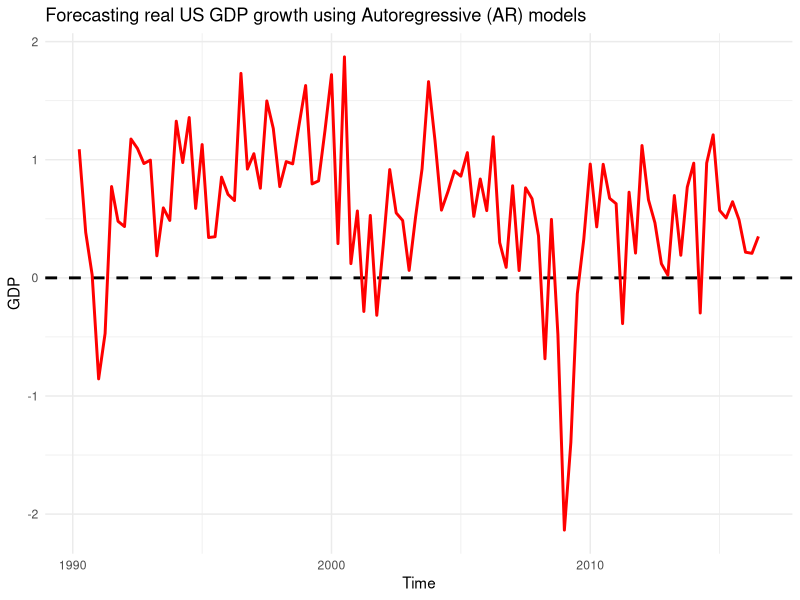
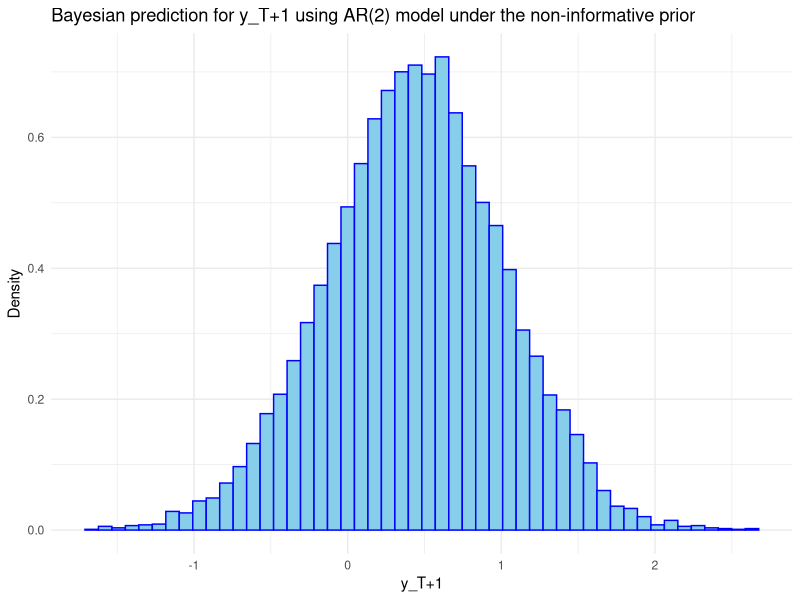
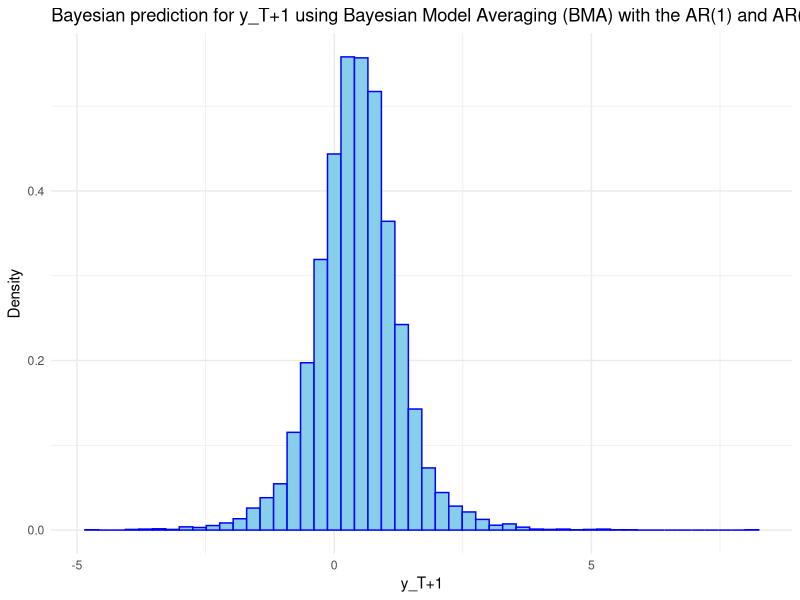

R code for these plots, in order:
## ---- chunk 1
# Load required packages
library(openxlsx)   # Excel file handling
library(ggplot2)    # Data visualization
library(mvtnorm)    # 

raw <- read.xlsx('Assignment4Dataset.xlsx', colNames = TRUE)

gdpPlot <- function (input_date, input_y, input_title, input_path){
  plot_df <- data.frame(time = input_date, gdp_forecast = input_y)
  
  ggplot(plot_df, aes(x = time)) +
  geom_hline(yintercept = 0, color = 'black', 
             linewidth = 1, linetype = 'dashed') +
  geom_line(aes(y = gdp_forecast), color = 'red', 
            linewidth = 1) +
  labs(title = input_title,
    x = 'Time', y = 'GDP') +
  theme_minimal()

  ggsave(input_path, width = 10, height = 5, dpi = 300)
}

gdpPlot(raw[['time']], raw[['y_t']], 'Forecasting real US GDP growth using Autoregressive (AR) models', 'figures/a_gdp.png')
## ---- chunk 2
colnames(raw) <- c('time', 'y_t', 'y_lag1', 'y_lag2')

ar2_gdp <- lm(formula = y_t ~ `y_lag1` + `y_lag2`, 
              data = raw)

ar2_estimation <- summary(ar2_gdp)

last_row <- raw[nrow(raw),]

new_df <- data.frame(`y_lag1` = last_row$`y_t`,
                     `y_lag2` = last_row$`y_lag1`)

y_tPlus1 <- predict(ar2_gdp, newdata = new_df)

s <- ar2_estimation$sigma

y_tPlus1_95_lowerBound <- y_tPlus1 - 1.96*s
y_tPlus1_95_upperBound <- y_tPlus1 + 1.96*s

cat(sprintf('The prediction of y_{t+1} is %.4f.\n', y_tPlus1))
cat(sprintf('95%% prediction interval is [%.4f, %.4f].\n',
            y_tPlus1_95_lowerBound,
            y_tPlus1_95_upperBound))
## ---- chunk 3
numberOfSimulations <- 10000

this_y <- c(1, last_row$`y_t`, last_row$`y_lag1`)
hat_beta <- coef(ar2_gdp)
covarianceMatrix <- ar2_estimation$cov.unscaled
degreeOfFreedom <- ar2_estimation$df[2]
sizeOfSample <- length(raw[['time']])

y_tPlus1_simulation <- numeric(numberOfSimulations)

for (i in 1:numberOfSimulations){
  beta_i <- rmvt(n = 1, 
                 sigma = covarianceMatrix,
                 df = degreeOfFreedom, 
                 delta = hat_beta, type = 'shifted')
  beta_i <- as.numeric(beta_i)        # length p
  beta_i <- matrix(beta_i, ncol = 1)  
  
  y <- raw[['y_t']]
  X <- model.matrix(ar2_gdp)
  residual <- y - X %*% beta_i
  
  this_scale <- 1/(1/2 * t(residual) %*% residual)
    
  h_i <- rgamma(n = 1, shape = sizeOfSample/2 , scale = this_scale)
  
  residuals_i <- rnorm(n = 1, mean = 0, sd = sqrt(1/h_i))
  
  this_hat_y_tPlus1 <- sum(this_y * hat_beta)
  
  y_tPlus1_simulation[i] <- this_hat_y_tPlus1 + residuals_i
}

distributionPlot <- function(input_x, input_title, input_path){
  plot_df <- data.frame(x = seq_along(input_x), y = input_x)
  
  ggplot(plot_df, aes(x = y)) +
    geom_histogram(aes(y = after_stat(density)),
                   bins = 50, fill = 'skyblue', color = 'blue') +
    labs(title = input_title,
       x = 'y_T+1', y = 'Density') +
    theme_minimal()
  ggsave(input_path, width = 10, height = 5, dpi = 300)
}

bayesian_mean <- mean(y_tPlus1_simulation)
bayesian_95_lowerBound <- quantile(y_tPlus1_simulation, 0.025)
bayesian_95_upperBound<- quantile(y_tPlus1_simulation, 0.975)

print('Bayesian prediction:')
cat(sprintf('The prediction of y_{t+1} is %.4f.\n', bayesian_mean))
cat(sprintf('95%% prediction interval is [%.4f, %.4f].\n',
            bayesian_95_lowerBound,
            bayesian_95_upperBound))

distributionPlot(input_x = y_tPlus1_simulation,
                 input_title = 'Bayesian prediction for y_T+1 using AR(2) model under the non-informative prior',
                 input_path = 'figures/c_hist.png')
## ---- chunk 4
t_prior <- raw[1:10,]

ar2_prior <- lm(formula = y_t ~ `y_lag1` + `y_lag2`, 
              data = t_prior)
ar2_prior_estimation <- summary(ar2_prior)

computeStudenttDensity <- function(input_x, input_m, input_c,input_DoF){
  firstPart <- gamma((input_DoF+1)/2) / (gamma(input_DoF/2)*sqrt(input_DoF*pi))
  secondPart <- 1 / input_c
  thirdPart <- (1 + 1/input_DoF * (input_x-input_m)^2 / input_c^2) ^ -((input_DoF+1)/2)
  density <- firstPart * secondPart * thirdPart
}

prior_density <- computeStudenttDensity(input_x = 0,
        input_m = ar2_prior$coefficients[3],
        input_c = ar2_prior_estimation$coefficients['y_lag2', 'Std. Error'],
        input_DoF = ar2_prior$df.residual)

posterior_density <- computeStudenttDensity(input_x = 0,
            input_m = ar2_gdp$coefficients[3],
            input_c = ar2_estimation$coefficients['y_lag2', 'Std. Error'],
            input_DoF = ar2_gdp$df.residual)

posteriorOddsRatio <- prior_density / posterior_density

ar1_probability <- posteriorOddsRatio / (1+posteriorOddsRatio)
ar2_probability <- 1 / (1+posteriorOddsRatio)

ar_simulation <- function(input_numberOfSimulations,
                         input_y,
                         input_model,
                         input_modelEstimation){
  hat_beta <- coef(input_model)
  covarianceMatrix <- input_modelEstimation$cov.unscaled
  degreeOfFreedom <- input_model$df.residual
  sizeOfSample <- length(input_model$model[['y_t']])
  
  y_tPlus1_simulation <- numeric(input_numberOfSimulations)
  
  for (i in 1:input_numberOfSimulations){
    beta_i <- rmvt(n = 1, 
                   sigma = covarianceMatrix,
                   df = degreeOfFreedom, 
                   delta = hat_beta, type = 'shifted')
    beta_i <- as.numeric(beta_i)        # length p
    beta_i <- matrix(beta_i, ncol = 1)  
    
    y <- input_model$model[['y_t']]
    X <- model.matrix(input_model)
    residual <- y - X %*% beta_i
    
    this_scale <- 1/(1/2 * t(residual) %*% residual)
      
    h_i <- rgamma(n = 1, shape = sizeOfSample/2 , scale = this_scale)
    
    residuals_i <- rnorm(n = 1, mean = 0, sd = sqrt(1/h_i))
    
    this_hat_y_tPlus1 <- sum(input_y * hat_beta)
    
    y_tPlus1_simulation[i] <- this_hat_y_tPlus1 + residuals_i
  }
  
  return(y_tPlus1_simulation)
}

ar1_numberOfSimulations <- ar1_probability * numberOfSimulations
ar2_numberOfSimulations <- ar2_probability * numberOfSimulations

ar1_result <- ar_simulation(
  input_numberOfSimulations = ar1_numberOfSimulations,
  input_y = this_y,
  input_model = ar2_prior,
  input_modelEstimation = ar2_prior_estimation)

ar2_result <- ar_simulation(
  input_numberOfSimulations = ar2_numberOfSimulations,
  input_y = this_y,
  input_model = ar2_gdp,
  input_modelEstimation = ar2_estimation)

BMA_simulationResults <- c(ar1_result, ar2_result)

bayesian_mean <- mean(BMA_simulationResults)
bayesian_95_lowerBound <- quantile(BMA_simulationResults, 0.025)
bayesian_95_upperBound<- quantile(BMA_simulationResults, 0.975)

print('Bayesian prediction:')
cat(sprintf('The prediction of y_{t+1} is %.4f.\n', bayesian_mean))
cat(sprintf('95%% prediction interval is [%.4f, %.4f].\n',
            bayesian_95_lowerBound,
            bayesian_95_upperBound))

distributionPlot(input_x = BMA_simulationResults,
                 input_title = 'Bayesian prediction for y_T+1 using Bayesian Model Averaging (BMA) with the AR(1) and AR(2) models',
                 input_path = 'figures/d_hist.png')
